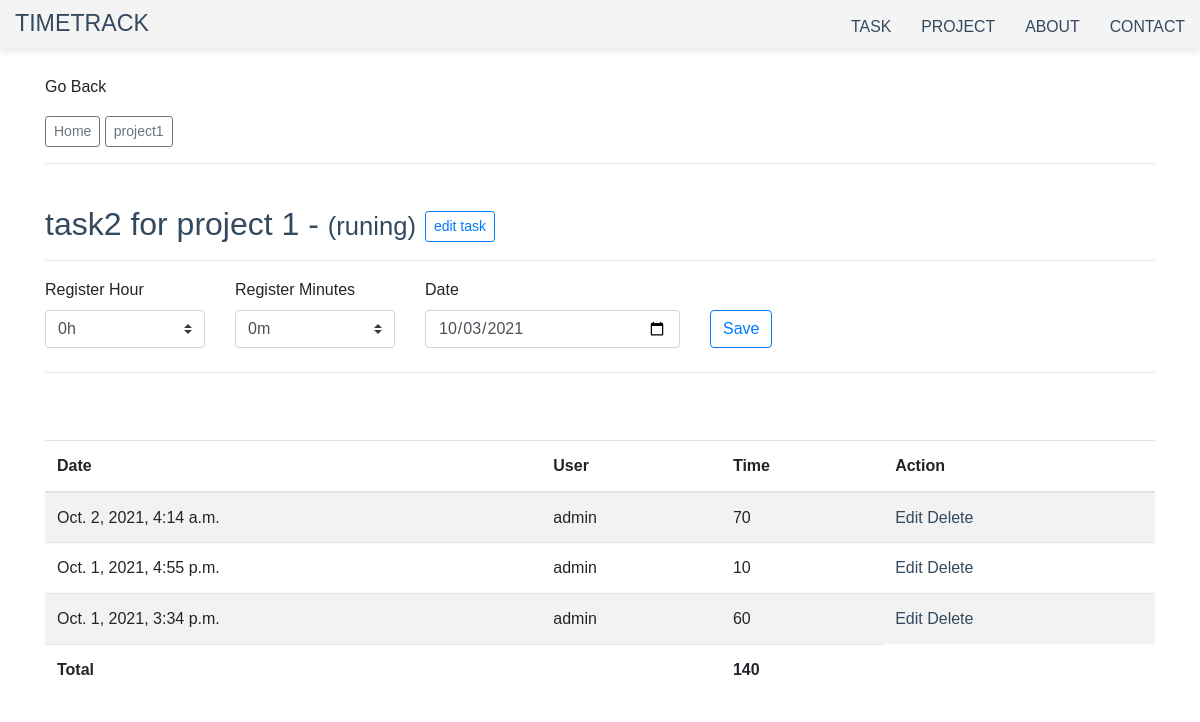
The app's page /project/6/7/, older data.
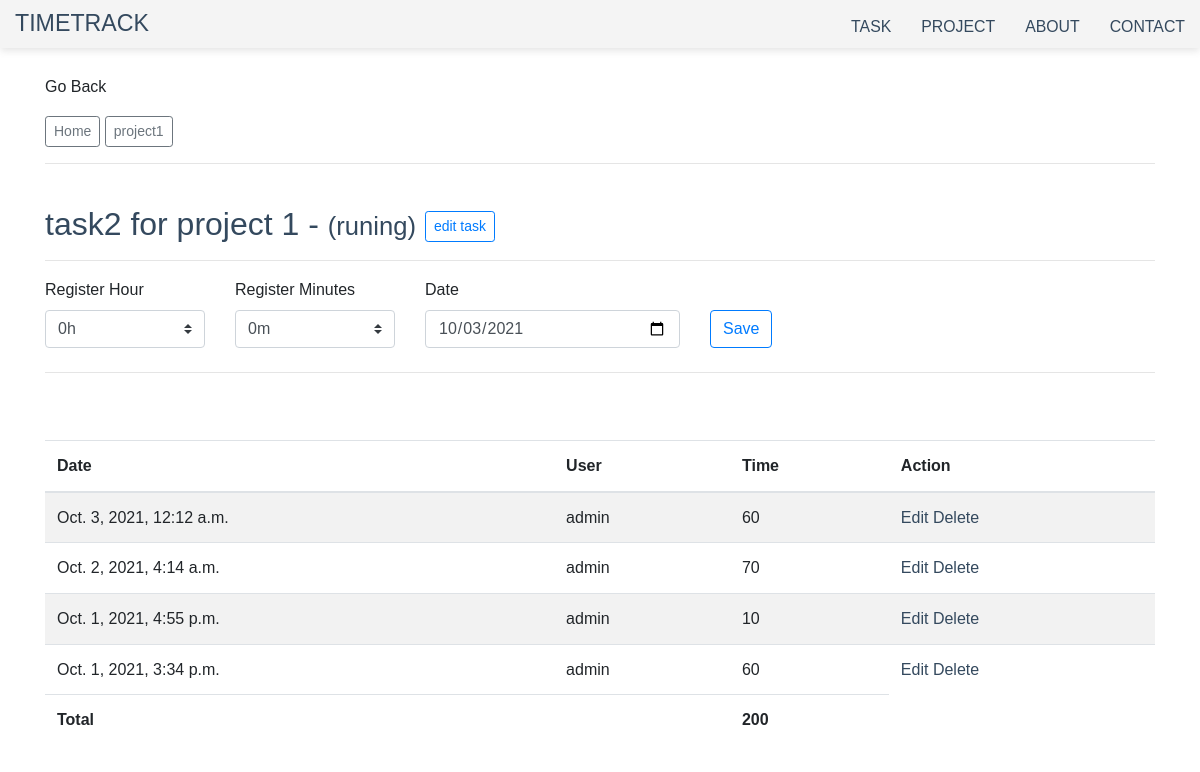
The same page, newer data.
### project/models.py (models this page shows, shortened)
class Entry(models.Model):
    project = models.ForeignKey(
        Project, related_name='entries', on_delete=models.CASCADE)
    task = models.ForeignKey(
        Task, related_name='entries', on_delete=models.CASCADE)
    minutes = models.IntegerField(default=0)
    is_tracked = models.BooleanField(default=False)
    created_by = models.ForeignKey(
        User, related_name='entries', on_delete=models.CASCADE)
    created_at = models.DateTimeField()
    class Meta:
        ordering = ['-created_at']

class Task(models.Model):
    RUNING = 'runing'
    DONE = 'done'
    STATUS_CHOICES = [
        (RUNING, 'Runing'),
        (DONE, 'Done'),
    ]
    project = models.ForeignKey(
        Project, related_name='task', on_delete=models.CASCADE)
    name = models.CharField(max_length=255)
    created_at = models.DateTimeField(default=timezone.now)
    created_by = models.ForeignKey(
        User, related_name='task', on_delete=models.CASCADE)
    status = models.CharField(
        max_length=20,
        choices=STATUS_CHOICES,
        default=RUNING
    )
    class Meta:
        ordering = ['-created_at']
    def registered_time(self):
        return sum(entry.minutes for entry in self.entries.all())

class Project(models.Model):
    title = models.CharField(max_length=255)
    client_name = models.CharField(max_length=250)
    deadline = models.DateField(null=True, blank=True)
    created_at = models.DateTimeField(auto_now_add=True)
    created_by = models.ForeignKey(
        User, related_name='project', on_delete=models.CASCADE)
    class Meta:
        ordering = ['created_at']

### project/views.py (the view, shortened to what this page needs)
# urls.py: path('project/<int:pk>/<int:task_id>/', task_detail, name='task_detail'),
def task_detail(request, pk, task_id):
    project = get_object_or_404(Project, pk=pk)
    task = get_object_or_404(Task, pk=task_id)
    context = {
        'project': project,
        'task': task,
        'today': datetime.today()  # facing problem on this
    }
    return render(request, 'project/task_detail.html', context)

### project/templates/project/task_detail.html (shortened to what this page needs)
{% extends 'project/home.html' %}
{%block content%}
<br />
<p>Go Back</p>
<a
  class="btn btn-outline-secondary btn-sm"
  href="{% url 'home' %}"
  >Home
</a>
<a
  class="btn btn-outline-secondary btn-sm"
  href="{% url 'project_detail' project.id %}"
  >{{task.project.title}}
</a>
<br>
<hr>
<br>
<h2>
  {{ task.name }} -
  <small>({{ task.status }})</small>
  <span
    ><a
      class="btn btn-outline-primary btn-sm"
      href="{% url 'task_edit' project.id task.id %}"
      >edit task</a
    >
  </span>
</h2>
{% if task.status == 'runing' %}
<hr />
<form method="POST">
  <div class="row mt-3">
    <div class="col-sm-2 mb-2">
      <label>Register Hour</label>
      <select name="hours" class="custom-select">
        <option value="0">0h</option>
      </select>
    </div>
    <div class="col-sm-2 mb-2">
      <label>Register Minutes</label>
      <select name="minutes" class="custom-select">
        <option value="0">0m</option>
      </select>
    </div>
    <div class="col-sm-3 mb-2">
      <label>Date</label>
      <input
        class="form-control"
        type="date"
        name="date"
        value="{{ today|date:'Y-m-d' }}"
        placeholder="yyyy-mm-dd"
      />
    </div>
    <div class="col-sm-2 mt-2">
      <br />
      <button type="submit" class="btn btn-outline-primary">Save</button>
    </div>
  </div>
</form>
{% endif %}
<hr />
<br />
<br />
{% if task.entries.all %}
<table class="table table-striped">
  <thead>
    <tr>
      <th scope="col">Date</th>
      <th scope="col">User</th>
      <th scope="col">Time</th>
      <th scope="col">Action</th>
    </tr>
  </thead>
  <tbody>
    {% for entry in task.entries.all %}
    <tr>
      <td>{{ entry.created_at }}</td>
      <td>{{ entry.created_by.username }}</td>
      <td>{{ entry.minutes }}</td>
      <td>
        <a href="{% url 'edit-entry' project.id task.id entry.id %}">Edit</a>
        <a href="#">Delete</a>
      </td>
    </tr>
    {% endfor %}
  </tbody>
  <tfoot>
    <tr>
      <th>Total</th>
      <th></th>
      <th>{{ task.registered_time}}</th>
    </tr>
  </tfoot>
</table>
{% else %}
<p>No Entries.....!</p>
{% endif %}
{% endblock content %}

Row changes from the older to the newer data that the page shows:
computed for Task "task2 for project 1": registered_time "140" → "200"
added Entry: created_at "Oct. 3, 2021, 12:12 a.m.", created_by.username "admin", minutes "60"
